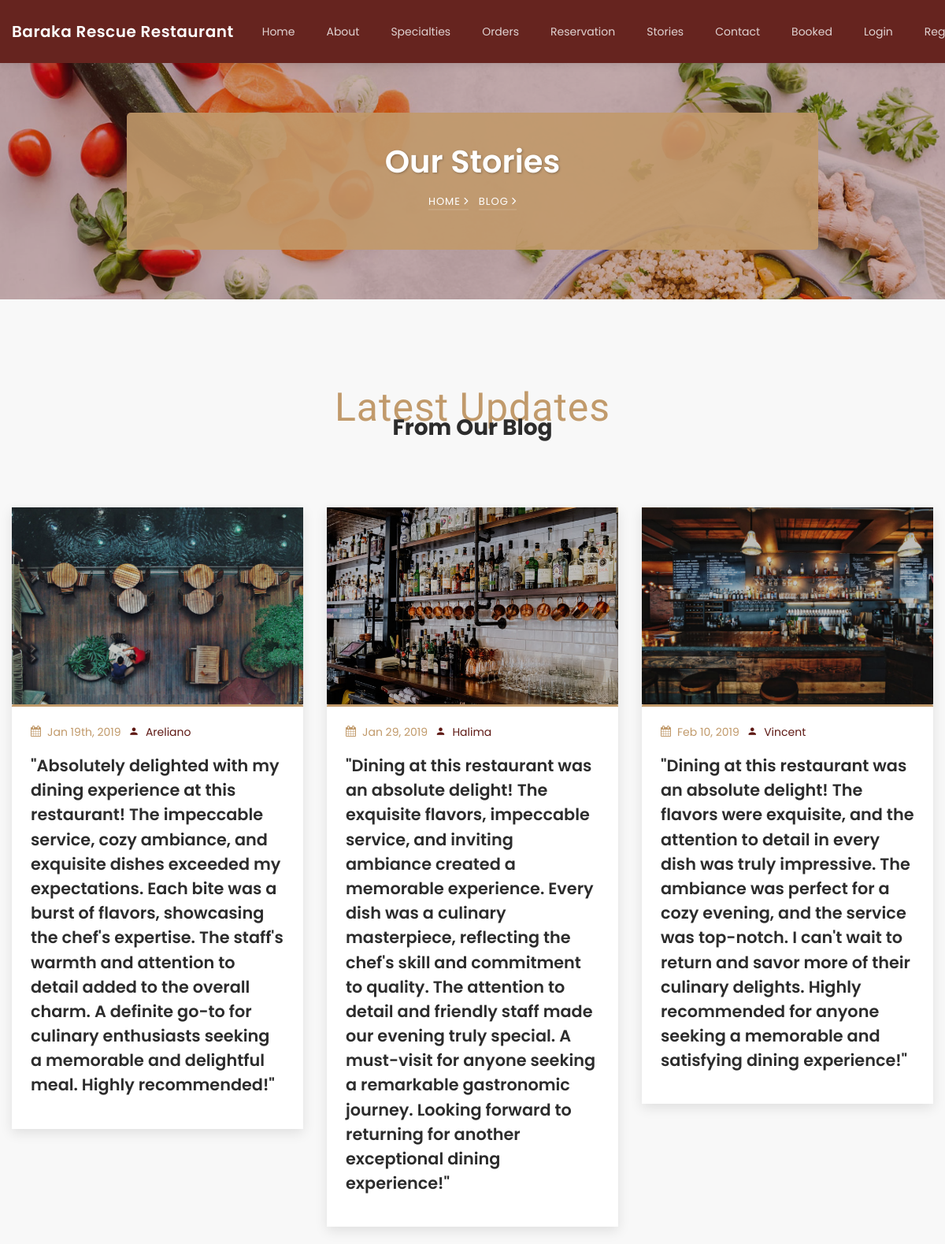
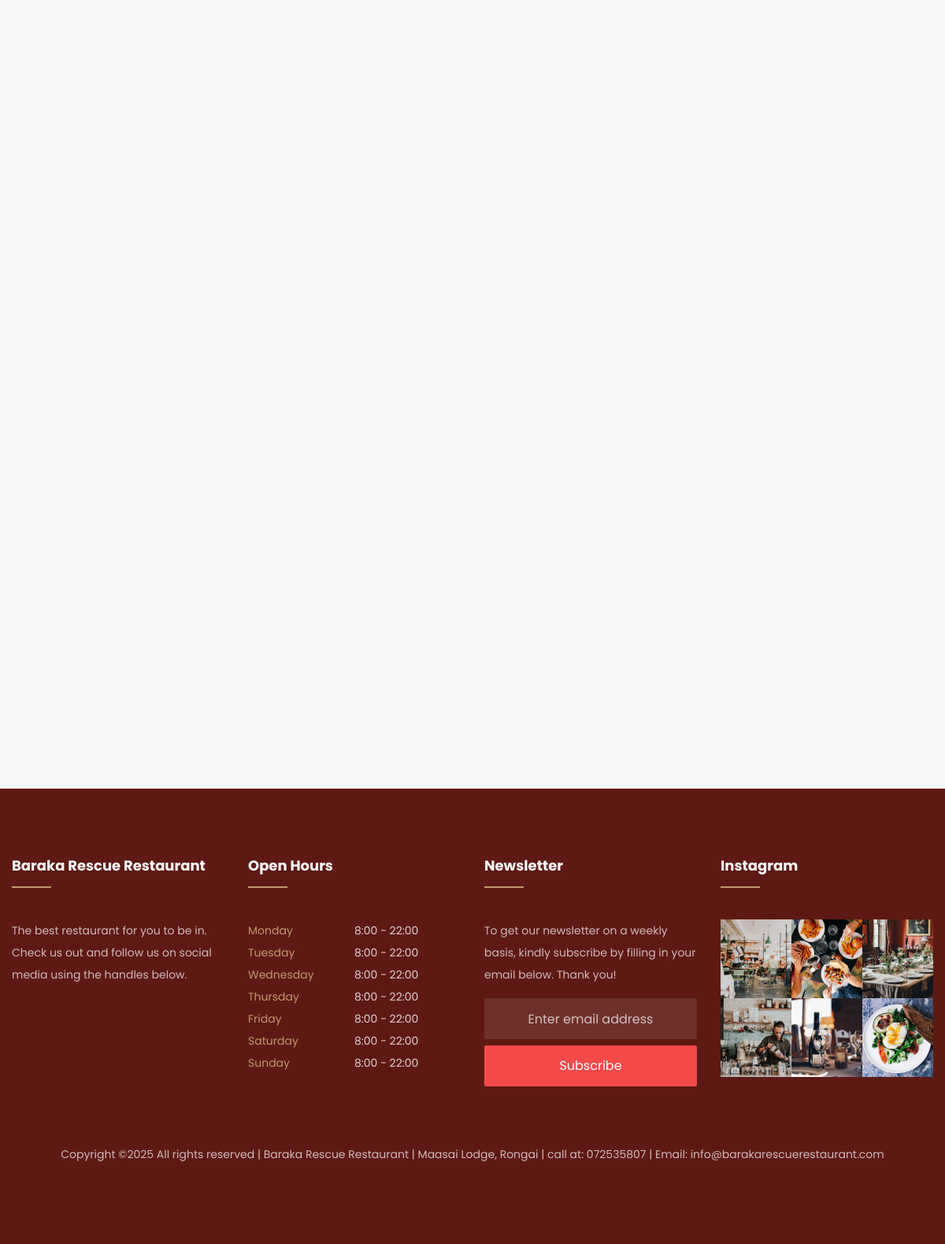
Screenshot of /blog/ with the database file from the repository (2 pictures, top to bottom).
### restaurant/models.py (models this page shows, shortened)
class Stories(models.Model):
    name = models.CharField(max_length=500, default='text1')
    date = models.CharField(max_length=500, default='text2')
    text1 = models.TextField(max_length=500, default='text3')
    image = models.ImageField(upload_to='blog', default='blog.jpg')

class Footer(models.Model):
    heading = models.CharField(max_length=500, default='text1')
    about = models.CharField(max_length=500, default='text1')
    twitter = models.CharField(max_length=500, blank=False, null=False)
    facebook = models.CharField(max_length=500, blank=False, null=False)
    instagram = models.CharField(max_length=500, blank=False, null=False)
    open_days = models.CharField(max_length=500, default='text1')
    newsletter = models.CharField(max_length=500, default='text1')
    image1 = models.ImageField(upload_to='footer', default='testimony.jpg')
    image2 = models.ImageField(upload_to='footer', default='testimony.jpg')
    image3 = models.ImageField(upload_to='footer', default='testimony.jpg')
    image4 = models.ImageField(upload_to='footer', default='testimony.jpg')
    image5 = models.ImageField(upload_to='footer', default='testimony.jpg')
    image6 = models.ImageField(upload_to='footer', default='testimony.jpg')

### restaurant/views.py (the view)
# urls.py: path('blog/', views.blog, name='blog'),
def blog(request):
    stories = Stories.objects.all()
    footer = Footer.objects.all()
    return render(request, "blog.html", {"stories": stories, "footer":footer})

### restaurant/templates/blog.html (shortened to what this page needs)
{% extends 'common.html' %}
{% load static %}
{% block body %}
    <section class="hero-wrap hero-wrap-2" style="background-image: url('{% static 'images/bg_4.jpg' %}');" data-stellar-background-ratio="0.5">
      <div class="container">
        <div class="row no-gutters slider-text align-items-center justify-content-center">
          <div class="col-md-9 ftco-animate text-center" style="background: rgba(193, 154, 107, 0.9); padding: 2rem; border-radius: 5px;">
            <h1 class="mb-2 bread" style="color: #fff; font-weight: 600; text-shadow: 1px 1px 3px rgba(0,0,0,0.3);">Our Stories</h1>
            <p class="breadcrumbs">
                <span class="mr-2" style="color: #fff;"><a href="{% url 'index' %}" style="color: #fff;">Home <i class="ion-ios-arrow-forward"></i></a></span>
                <span style="color: #fff;">Blog <i class="ion-ios-arrow-forward"></i></span>
            </p>
          </div>
        </div>
      </div>
    </section>
    <section class="ftco-section" style="background: #F8F8F8;">
        <div class="container">
            <div class="row justify-content-center mb-5 pb-2">
                <div class="col-md-7 text-center heading-section ftco-animate">
                    <span class="subheading" style="color: #C19A6B; letter-spacing: 1px;">Latest Updates</span>
                    <h2 class="mb-4" style="color: #2C2C2C; font-weight: 700;">From Our Blog</h2>
                </div>
            </div>
            <div class="row">
                {% for stories in stories %}
                <div class="col-md-4 ftco-animate">
                    <div class="blog-entry" style="box-shadow: 0 5px 15px rgba(0,0,0,0.1); transition: all 0.3s ease;">
                        <a href="blog-single.html" class="block-20" style="background-image: url('{{ stories.image.url }}'); height: 250px; position: relative;">
                            <div class="overlay" style="background: rgba(0,0,0,0.2); position: absolute; top: 0; left: 0; right: 0; bottom: 0;"></div>
                        </a>
                        <div class="text px-4 pt-3 pb-4" style="background: #fff; border-top: 3px solid #C19A6B;">
                            <div class="meta mb-2">
                                <div style="color: #C19A6B;"><i class="icon-calendar mr-2"></i>{{ stories.date }}</div>
                                <div style="color: #5E1914;"><i class="icon-person mr-2"></i>{{ stories.name }}</div>
                            </div>
                            <h3 class="heading" style="font-size: 1.3rem;"><a href="#" style="color: #2C2C2C;">{{ stories.text1 }}</a></h3>
                        </div>
                    </div>
                </div>
                {% endfor %}
            </div>
        </div>
    </section>
{% endblock %}

### restaurant/templates/common.html (shortened to what this page needs)
{% load static %}
<!doctype html>
<html lang="en">
<head>
    <link rel="stylesheet" href="{% static 'css/open-iconic-bootstrap.min.css' %}">
    <link rel="stylesheet" href="{% static 'css/animate.css' %}">
    <link rel="stylesheet" href="{% static 'css/owl.carousel.min.css' %}">
    <link rel="stylesheet" href="{% static 'css/owl.theme.default.min.css' %}">
    <link rel="stylesheet" href="{% static 'css/magnific-popup.css' %}">
    <link rel="stylesheet" href="{% static 'css/aos.css' %}">
    <link rel="stylesheet" href="{% static 'css/ionicons.min.css' %}">
    <link rel="stylesheet" href="{% static 'css/bootstrap-datepicker.css' %}">
    <link rel="stylesheet" href="{% static 'css/jquery.timepicker.css' %}">
    <link rel="stylesheet" href="{% static 'css/flaticon.css' %}">
    <link rel="stylesheet" href="{% static 'css/icomoon.css' %}">
    <link rel="stylesheet" href="{% static 'css/style.css' %}">
    <link rel="stylesheet" href="https://cdnjs.cloudflare.com/ajax/libs/font-awesome/5.15.4/css/all.min.css">
</head>
<body>
<nav class="navbar navbar-expand-lg navbar-dark ftco_navbar ftco-navbar-light" id="ftco-navbar">
    <div class="container">
        <a class="navbar-brand" href="{% url 'index' %}">Baraka Rescue Restaurant</a>
        <div class="collapse navbar-collapse" id="ftco-nav">
            <ul class="navbar-nav ml-auto">
                <li class="nav-item {% if nav == 'index' %} active {% endif %}">
                    <a href="{% url 'index' %}" class="nav-link">Home</a>
                </li>
                <li class="nav-item {% if nav == 'about' %} active {% endif %}">
                    <a href="{% url 'about' %}" class="nav-link">About</a>
                </li>
                <li class="nav-item {% if nav == 'menu' %} active {% endif %}">
                    <a href="{% url 'menu' %}" class="nav-link">Specialties</a>
                </li>
                <li class="nav-item {% if nav == 'order' %} active {% endif %}">
                    <a href="{% url 'order' %}" class="nav-link">Orders</a>
                </li>
                <li class="nav-item {% if nav == 'reservation' %} active {% endif %}">
                    <a href="{% url 'reservation' %}" class="nav-link">Reservation</a>
                </li>
                <li class="nav-item {% if nav == 'blog' %} active {% endif %}">
                    <a href="{% url 'blog' %}" class="nav-link">Stories</a>
                </li>
                <li class="nav-item {% if nav == 'contact' %} active {% endif %}">
                    <a href="{% url 'contact' %}" class="nav-link">Contact</a>
                </li>
                <li class="nav-item {% if nav == 'booked' %} active {% endif %}">
                    <a href="{% url 'booked' %}" class="nav-link">Booked</a>
                </li>
                {% if user.is_authenticated %}
                    <li class="nav-item">
                        <span class="user-greeting">Hello, {{ user.first_name }}</span>
                    </li>
                    <li class="nav-item">
                        <a href="{% url 'logout' %}" class="nav-link">Logout</a>
                    </li>
                {% else %}
                    <li class="nav-item {% if nav == 'login' %} active {% endif %}">
                        <a href="{% url 'login' %}" class="nav-link">Login</a>
                    </li>
                    <li class="nav-item {% if nav == 'register' %} active {% endif %}">
                        <a href="{% url 'register' %}" class="nav-link">Register</a>
                    </li>
                {% endif %}
            </ul>
        </div>
    </div>
</nav>
{% block body %}{% endblock %}
{% for footer in footer %}
<footer class="ftco-footer ftco-bg-dark ftco-section">
    <div class="container">
        <div class="row mb-5">
            <div class="col-md-6 col-lg-3">
                <div class="ftco-footer-widget mb-4">
                    <h2 class="ftco-heading-2">{{ footer.heading }}</h2>
                    <p>{{ footer.about }}</p>
                    <ul class="ftco-footer-social list-unstyled float-md-left float-lft mt-3">
                    </ul>
                </div>
            </div>
            <div class="col-md-6 col-lg-3">
                <div class="ftco-footer-widget mb-4">
                    <h2 class="ftco-heading-2">{{ footer.open_days }}</h2>
                    <ul class="list-unstyled open-hours">
                        <li class="d-flex"><span>Monday</span><span>8:00 - 22:00</span></li>
                        <li class="d-flex"><span>Tuesday</span><span>8:00 - 22:00</span></li>
                        <li class="d-flex"><span>Wednesday</span><span>8:00 - 22:00</span></li>
                        <li class="d-flex"><span>Thursday</span><span>8:00 - 22:00</span></li>
                        <li class="d-flex"><span>Friday</span><span>8:00 - 22:00</span></li>
                        <li class="d-flex"><span>Saturday</span><span>8:00 - 22:00</span></li>
                        <li class="d-flex"><span>Sunday</span><span>8:00 - 22:00</span></li>
                    </ul>
                </div>
            </div>
            <div class="col-md-6 col-lg-3">
                <div class="ftco-footer-widget mb-4">
                    <h2 class="ftco-heading-2">Newsletter</h2>
                    <p>{{ footer.newsletter }}</p>
                    <form action="#" class="subscribe-form">
                        <div class="form-group">
                            <input type="text" class="form-control mb-2 text-center" placeholder="Enter email address">
                            <input type="submit" value="Subscribe" class="form-control submit px-3">
                        </div>
                    </form>
                </div>
            </div>
            <div class="col-md-6 col-lg-3">
                <div class="ftco-footer-widget mb-4">
                    <h2 class="ftco-heading-2">Instagram</h2>
                    <div class="thumb d-sm-flex">
                        <a href="#" class="thumb-menu img" style="background-image: url('{{ footer.image1.url }}')"></a>
                        <a href="#" class="thumb-menu img" style="background-image: url('{{ footer.image2.url }}');"></a>
                        <a href="#" class="thumb-menu img" style="background-image: url('{{ footer.image3.url }}');"></a>
                    </div>
                    <div class="thumb d-flex">
                        <a href="#" class="thumb-menu img" style="background-image: url('{{ footer.image4.url }}');"></a>
                        <a href="#" class="thumb-menu img" style="background-image: url('{{ footer.image5.url }}');"></a>
                        <a href="#" class="thumb-menu img" style="background-image: url('{{ footer.image6.url }}');"></a>
                    </div>
                </div>
            </div>
        </div>
        <div class="row">
            <div class="col-md-12 text-center">
                <p>
                    Copyright &copy;<script>document.write(new Date().getFullYear());</script> All rights reserved | Baraka Rescue Restaurant | Maasai Lodge, Rongai | call at: 072535807 | Email: info@barakarescuerestaurant.com
                    </p>
            </div>
        </div>
    </div>
</footer>
{% endfor %}
</body>
</html>

### restaurant/static/css/icomoon.css (style rules this page uses)
[class^="icon-"], [class*=" icon-"] { font-family: 'icomoon' !important; speak: none; font-style: normal; font-weight: normal; font-variant: normal; text-transform: none; line-height: 1; -webkit-font-smoothing: antialiased; -moz-osx-font-smoothing: grayscale; }
.icon-calendar:before { content: "\f073"; }
.icon-person:before { content: "\e7fd"; }

### restaurant/templates/common.html (style rules this page uses)
:root { --primary-color: #5E1914; --secondary-color: #C19A6B; --light-bg: #F8F8F8; --dark-text: #2C2C2C; --medium-text: #3A3A3A; }
body { padding-top: 80px; }
.navbar { background: rgba(94, 25, 20, 0.95) !important; padding: 15px 0; box-shadow: 0 2px 10px rgba(0,0,0,0.1); position: fixed !important; top: 0 !important; left: 0 !important; right: 0 !important; z-index: 1030 !important; }
.ftco-navbar-light { background: rgba(94, 25, 20, 0.95) !important; }
.ftco-navbar-light .navbar-nav > .nav-item > .nav-link { color: rgba(255,255,255,0.8) !important; }
.navbar-brand { color: white !important; font-weight: 600; letter-spacing: 0.5px; }
.nav-link { color: rgba(255,255,255,0.8) !important; font-weight: 500; padding: 8px 15px !important; margin: 0 5px; transition: all 0.3s ease; }
.hero-wrap-2 { margin-top: 0 !important; position: relative; z-index: 1; }
.ftco-footer { background: var(--primary-color) !important; color: rgba(255,255,255,0.8); }
.ftco-heading-2 { color: white !important; position: relative; padding-bottom: 15px; }
.ftco-heading-2:after { content: ''; position: absolute; bottom: 0; left: 0; width: 50px; height: 2px; background: var(--secondary-color); }
.open-hours span:first-child { color: var(--secondary-color); width: 120px; }
.submit { background: var(--secondary-color) !important; color: white; border: none !important; transition: all 0.3s ease; }

### rows the page displays
Stories: image (picture), date "Jan 19th, 2019", name "Areliano", text1 "\"Absolutely delighted with my dining experience at this restaurant! The impeccable service, cozy ambiance, and exquisite dishes exceeded my expectations. Each bite was a burst of flavors, showcasing the chef's expertise. The staff's warmth and attention to detail added to the overall charm. A definite go-to for culinary enthusiasts seeking a memorable and delightful meal. Highly recommended!\""
Stories: image (picture), date "Jan 29, 2019", name "Halima", text1 "\"Dining at this restaurant was an absolute delight! The exquisite flavors, impeccable service, and inviting ambiance created a memorable experience. Every dish was a culinary masterpiece, reflecting the chef's skill and commitment to quality. The attention to detail and friendly staff made our evening truly special. A must-visit for anyone seeking a remarkable gastronomic journey. Looking forward to returning for another exceptional dining experience!\""
Stories: image (picture), date "Feb 10, 2019", name "Vincent", text1 "\"Dining at this restaurant was an absolute delight! The flavors were exquisite, and the attention to detail in every dish was truly impressive. The ambiance was perfect for a cozy evening, and the service was top-notch. I can't wait to return and savor more of their culinary delights. Highly recommended for anyone seeking a memorable and satisfying dining experience!\""
Footer: heading "Baraka Rescue Restaurant", about "The best restaurant for you to be in. Check us out and follow us on social media using the handles below.", open_days "Open Hours", newsletter "To get our newsletter on a weekly basis, kindly subscribe by filling in your email below. Thank you!", image1 (picture), image2 (picture), image3 (picture), image4 (picture), image5 (picture), image6 (picture)
